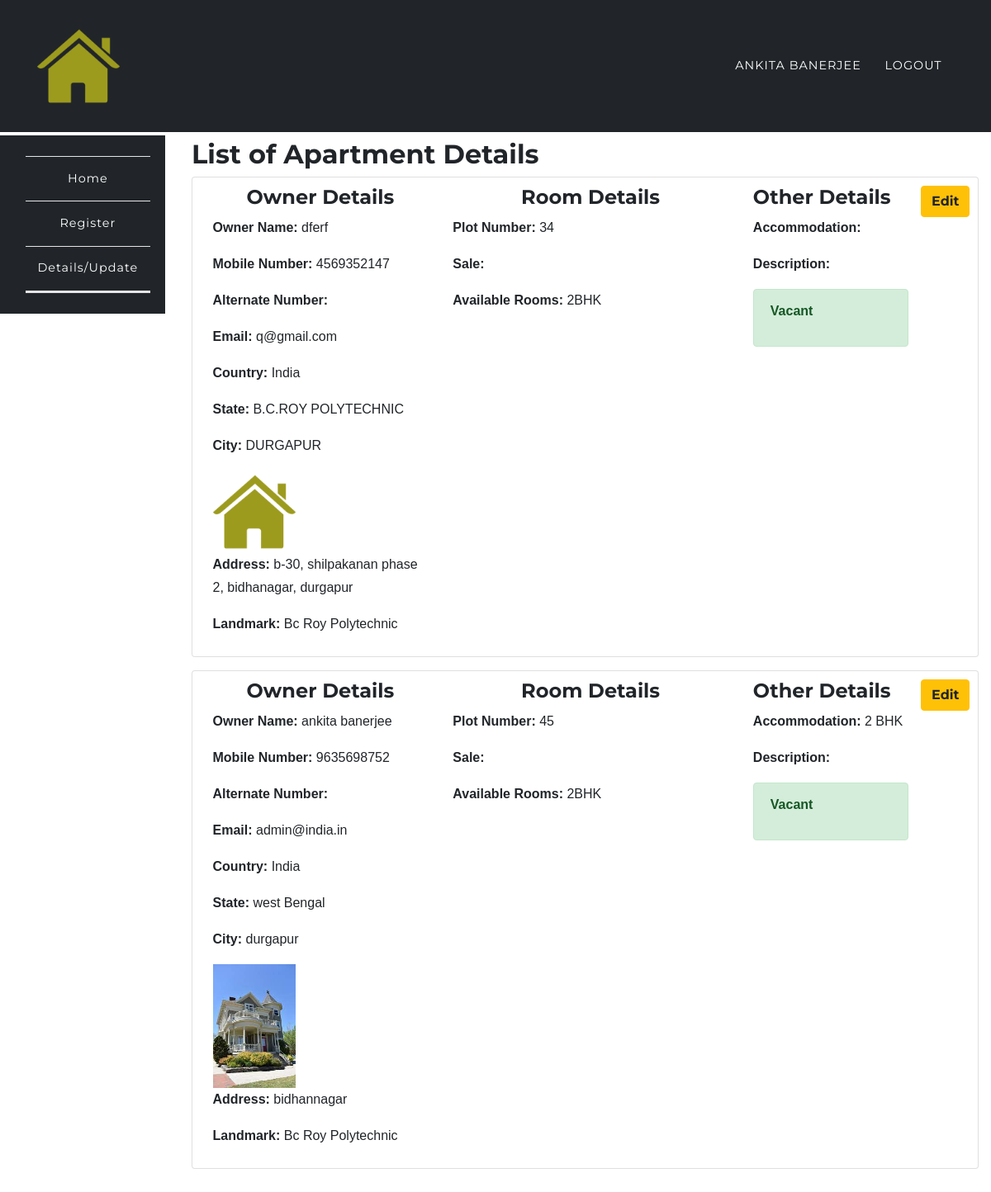
Page /app/list.php (signed in) on the committed database.
### tables this page shows
CREATE TABLE `room_rental_registrations` (
  `id` int(10) UNSIGNED NOT NULL,
  `fullname` varchar(191) NOT NULL,
  `mobile` varchar(191) NOT NULL,
  `alternat_mobile` varchar(191) NOT NULL,
  `email` varchar(191) NOT NULL,
  `country` varchar(191) NOT NULL,
  `state` varchar(191) NOT NULL,
  `city` varchar(191) NOT NULL,
  `landmark` varchar(191) NOT NULL,
  `rent` varchar(191) NOT NULL,
  `sale` varchar(190) DEFAULT NULL,
  `deposit` varchar(191) NOT NULL,
  `plot_number` varchar(191) NOT NULL,
  `rooms` varchar(100) DEFAULT NULL,
  `address` varchar(191) NOT NULL,
  `accommodation` varchar(191) NOT NULL,
  `description` varchar(191) NOT NULL,
  `image` varchar(191) DEFAULT NULL,
  `open_for_sharing` varchar(191) DEFAULT NULL,
  `other` varchar(191) DEFAULT NULL,
  `vacant` int(1) NOT NULL DEFAULT 1,
  `created_at` timestamp NULL DEFAULT current_timestamp(),
  `updated_at` timestamp NULL DEFAULT current_timestamp(),
  `user_id` int(10) DEFAULT NULL
);

### app/list.php (the view, shortened to what this page needs)
<?php
	require '../config/config.php';
		try {
			if($_SESSION['role'] == 'user'){
				$stmt = $connect->prepare('SELECT * FROM room_rental_registrations_apartment WHERE :user_id = user_id ');
				$stmt->execute(array(
					':user_id' => $_SESSION['id']
				));
				$data1 = $stmt->fetchAll (PDO::FETCH_ASSOC);
				$stmt = $connect->prepare('SELECT * FROM room_rental_registrations WHERE :user_id = user_id ');
				$stmt->execute(array(
					':user_id' => $_SESSION['id']
				));
				$data2 = $stmt->fetchAll (PDO::FETCH_ASSOC);
				$data = array_merge($data1,$data2);
			}
		}catch(PDOException $e) {
			$errMsg = $e->getMessage();
		}
?>
<?php include '../include/header.php';?>
	<nav class="navbar navbar-expand-lg navbar-dark fixed-top" style="background-color:#212529;" id="mainNav">
      <div class="container">
        <a class="navbar-brand js-scroll-trigger" href="../index.php"><img src="../assets/img/home-page2.png"width="100px"height="100px"></a>
        <div class="collapse navbar-collapse" id="navbarResponsive">
          <ul class="navbar-nav text-uppercase ml-auto">
            <li class="nav-item">
              <a class="nav-link" href="#"><?php echo $_SESSION['fullname']; ?> <?php if($_SESSION['role'] == 'admin'){ echo "(Admin)"; } ?></a>
            </li>
            <li class="nav-item">
              <a href="../auth/logout.php" class="nav-link">Logout</a>
            </li>
          </ul>
        </div>
      </div>
    </nav>
	<section style="padding-left:0px;">
		<?php include '../include/side-nav.php';?>
	</section>
<section class="wrapper" style="margin-left: 16%;margin-top: -23%;">
	<div class="container">
		<div class="row">
			<div class="col-12">
			<h2>List of Apartment Details</h2>
				<?php
					foreach ($data as $key => $value) {
						echo '<div class="card card-inverse card-info mb-3" style="padding:1%;">
								  <div class="card-block">';
								  	echo '<a class="btn btn-warning float-right" href="update.php?id='.$value['id'].'&act=';if(!empty($value['own'])){ echo "ap"; }else{ echo "indi"; } echo '">Edit</a>';
									 echo 	'<div class="row">
											<div class="col-4">
											<h4 class="text-center">Owner Details</h4>';
											 	echo '<p><b>Owner Name: </b>'.$value['fullname'].'</p>';
											 	echo '<p><b>Mobile Number: </b>'.$value['mobile'].'</p>';
											 	echo '<p><b>Alternate Number: </b>'.$value['alternat_mobile'].'</p>';
											 	echo '<p><b>Email: </b>'.$value['email'].'</p>';
											 	echo '<p><b>Country: </b>'.$value['country'].'</p><p><b> State: </b>'.$value['state'].'</p><p><b> City: </b>'.$value['city'].'</p>';
											 	if ($value['image'] !== 'uploads/') {
											 		echo '<img src="'.$value['image'].'" width="100">';
											 	}
											 	echo '<p><b>Address: </b>'.$value['address'].'</p><p><b> Landmark: </b>'.$value['landmark'].'</p>';
										echo '</div>
											<div class="col-5">
											<h4 class="text-center">Room Details</h4>';
												echo '<p><b>Plot Number: </b>'.$value['plot_number'].'</p>';
												if(isset($value['sale'])){
													echo '<p><b>Sale: </b>'.$value['sale'].'</p>';
												}
												echo '<p><b>Available Rooms: </b>'.$value['rooms'].'</p>';
										echo '</div>
											<div class="col-3">
											<h4>Other Details</h4>';
											echo '<p><b>Accommodation: </b>'.$value['accommodation'].'</p>';
											echo '<p><b>Description: </b>'.$value['description'].'</p>';
												if($value['vacant'] == 0){
													echo '<div class="alert alert-danger" role="alert"><p><b>Occupied</b></p></div>';
												}else{
													echo '<div class="alert alert-success" role="alert"><p><b>Vacant</b></p></div>';
												}
											echo '</div>
										</div>
								   </div>
								</div>';
					}
				?>
			</div>
		</div>
	</div>
</section>
<?php include '../include/footer.php';?>

### include/header.php (shortened to what this page needs)
<!DOCTYPE html>
<html lang="en">
  <head>
    <link href="../assets/plugins/bootstrap/css/bootstrap.min.css" rel="stylesheet">
    <link href="../assets/plugins/font-awesome/css/font-awesome.min.css" rel="stylesheet" type="text/css">
    <link href="../assets/css/rent.css" rel="stylesheet">
    <link href="../assets/css/style.css" rel="stylesheet">
  </head>
  <body id="page-top">

### include/side-nav.php (shortened to what this page needs)
<br>
	<nav class="navbar navbar-expand-sm navbar-default sidebar" style="background-color:#212529;" id="mainNav">
      <div class="container">
        <div class="collapse navbar-collapse" id="navbarResponsive1">
          <ul class="navbar-nav text-center" style="    flex-direction: column;">
            <li class="nav-item">
              <a class="nav-link" href="../auth/dashboard.php">Home</a>
            </li>
            <li class="nav-item">
            	<?php if($_SESSION['role'] == 'admin' || $_SESSION['role'] == 'user'){
	        		echo '<a href="../app/register.php" class="nav-link">Register</a>';
	      	 	} ?>
            </li>
            <li class="nav-item">
	        	<a href="../app/list.php" class="nav-link">Details/Update</a>
            </li>
            <li class="nav-item">
            </li>
            <li class="nav-item">
            </li>
          </ul>
        </div>
      </div>
    </nav>

### include/footer.php (shortened to what this page needs)
  </body>
</html>

### assets/css/rent.css (style rules this page uses)
body { overflow-x: hidden; font-family: 'Play', sans-serif; }
p { line-height: 1.75; }
a { color: #e2b30a; }
h1, h2, h3, h4, h5, h6 { font-weight: 700; font-family: 'Montserrat', 'Helvetica Neue', Helvetica, Arial, sans-serif; }
section { padding: 100px 0; }
@media (min-width: 768px) { section { padding: 140px 0; } }
.btn { font-family: 'Montserrat', 'Helvetica Neue', Helvetica, Arial, sans-serif; font-weight: 700; }
#mainNav { background-color: #212529; }
#mainNav .navbar-brand { color: #1053e6; font-family: 'Kaushan Script', 'Helvetica Neue', Helvetica, Arial, cursive; }
#mainNav .navbar-nav .nav-item .nav-link { font-size: 90%; font-weight: 400; padding: 0.75em 0; letter-spacing: 1px; color: white; font-family: 'Montserrat', 'Helvetica Neue', Helvetica, Arial, sans-serif; }
@media (min-width: 992px) { #mainNav { padding-top: 25px; padding-bottom: 25px; -webkit-transition: padding-top 0.3s, padding-bottom 0.3s; -moz-transition: padding-top 0.3s, padding-bottom 0.3s; transition: padding-top 0.3s, padding-bottom 0.3s; border: none; background-color: transparent; } }
@media (min-width: 992px) { #mainNav .navbar-brand { font-size: 1.75em; -webkit-transition: all 0.3s; -moz-transition: all 0.3s; transition: all 0.3s; } }
@media (min-width: 992px) { #mainNav .navbar-nav .nav-item .nav-link { padding: 1.1em 1em !important; } }

### assets/css/style.css (style rules this page uses)
.navbar { border-radius: 0px; }
nav.sidebar, .main { -webkit-transition: margin 200ms ease-out; -moz-transition: margin 200ms ease-out; -o-transition: margin 200ms ease-out; transition: margin 200ms ease-out; }
@media (min-width: 765px) { nav.sidebar .navbar-nav > li:first-child { border-top: 1px #e5e5e5 solid; } }
@media (min-width: 765px) { nav.sidebar .navbar-nav > li { border-bottom: 1px #e5e5e5 solid; } }
@media (min-width: 765px) { nav.sidebar .navbar-collapse, nav.sidebar .container-fluid { padding: 0 0px 0 0px; } }
@media (min-width: 765px) { nav.sidebar { width: 200px; height: 100%; //margin-left: -160px; float: left; margin-bottom: 0px; } }
@media (min-width: 765px) { nav.sidebar li { width: 100%; } }
section { padding-left: 25px; }

### rows in the picture
room_rental_registrations: fullname "dferf", mobile "4569352147", email "q@gmail.com", country "India", state "B.C.ROY POLYTECHNIC", city "DURGAPUR", image (picture), address "b-30, shilpakanan phase 2, bidhanagar, durgapur", landmark "Bc Roy Polytechnic", plot_number "34", rooms "2BHK", vacant "Vacant"
room_rental_registrations: fullname "ankita banerjee", mobile "9635698752", email "admin@india.in", country "India", state "west Bengal", city "durgapur", image (picture), address "bidhannagar", landmark "Bc Roy Polytechnic", plot_number "45", rooms "2BHK", accommodation "2 BHK", vacant "Vacant"

### other values in the picture
$_SESSION['fullname'] "ANKITA BANERJEE"
